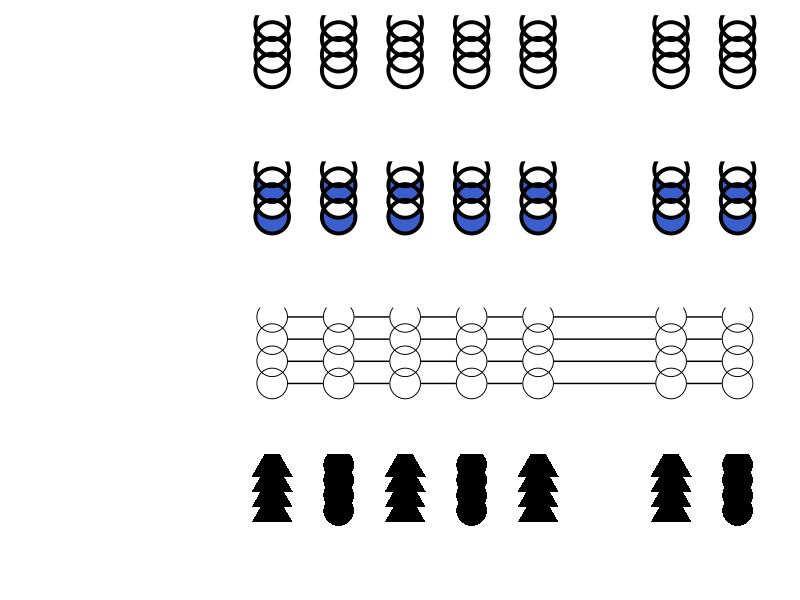

The R script that drew this image:
## ---- chunk 1
library(knitr)
opts_chunk$set(echo = TRUE, message = FALSE, warning = FALSE)
## ---- chunk 2
library(tidyverse)
# create simulation data
my_circles <- data.frame(y = rep(c(1:4), 8), 
                         x = c(rep(1, 4),
                               rep(2, 4),
                               rep(3, 4),
                               rep(4, 4),
                               rep(5, 4),
                               rep(6, 4),
                               rep(7, 4),
                               rep(8, 4))) %>%
  mutate(group = ifelse(y %% 2 == 0,
                        "A", "B"),
         group_shape = ifelse(x %% 2 == 0,
                        "A", "B"),
         group_line = case_when(y == 1 ~ "A",
                                y == 2 ~ "B",
                                y == 3 ~ "C",
                                y == 4 ~ "D"),
         x = x/2,
         y = y/2)
## ---- chunk 3
# first plot with circles with no color
p1 <- my_circles %>%
  filter(x != 3) %>%
  ggplot(aes(x = x,
             y = y)) +
  geom_point(size = 10, color = "white") +
  geom_point(size = 10,
         color = "black",
         fill = "white",
         stroke = 2,
         shape = 1) +
  theme_minimal() +
  ylim(-1, 2.1) +
  xlim(-1, 4.1) +
  labs(x = "", y = "") +
  theme(panel.grid = element_blank(),
        axis.text = element_blank(),
        legend.position = "none") +
  scale_color_manual(values = c("white", "royalblue3"))

# second plot uses color to establish groupings
p2 <- my_circles %>%
  filter(x != 3) %>%
  ggplot(aes(x = x,
             y = y)) +
  geom_point(size = 10,
         aes(color = group)) +
  geom_point(size = 10,
         color = "black",
         fill = "white",
         stroke = 2,
         shape = 1) +
  theme_minimal() +
  ylim(-1, 2.1) +
  xlim(-1, 4.1) +
  labs(x = "", y = "") +
  theme(panel.grid = element_blank(),
        axis.text = element_blank(),
        legend.position = "none") +
  scale_color_manual(values = c("white", "royalblue3"))

# third plot links circles for grouping data points horizontally
p3 <- my_circles %>%
  filter(x != 3) %>%
  ggplot(aes(x = x,
             y = y)) +
  geom_line(aes(group = group_line)) +
  geom_point(size = 10,
            color = "white") +
  geom_point(size = 10,
         color = "black",
         fill = "white",
         shape = 1) +
  theme_minimal() +
  ylim(-.1, 2.1) +
  xlim(-1, 4.1) +
  labs(x = "", y = "") +
  theme(panel.grid = element_blank(),
        axis.text = element_blank(),
        legend.position = "none") +
  scale_color_manual(values = c("white", "royalblue3"))

# fourth plot uses shaping for grouping
p4 <- my_circles %>%
  filter(x != 3) %>%
  ggplot(aes(x = x,
             y = y)) +
  geom_point(size = 10,
         color = "black",
         fill = "white",
         aes(shape = group_shape)) +
  theme_minimal() +
  ylim(-1, 2.2) +
  xlim(-1, 4.1) +
  labs(x = "", y = "") +
  theme(panel.grid = element_blank(),
        axis.text = element_blank(),
        legend.position = "none") +
  scale_color_manual(values = c("white", "royalblue3"))


# display all plots together (need patchwork library for this)
library(patchwork)
p1 / p2 / p3 / p4
